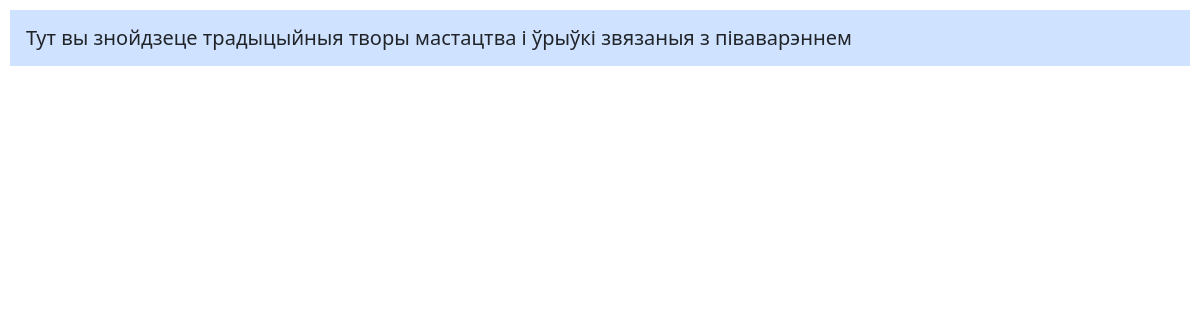
The app's page /folklore/, older data.
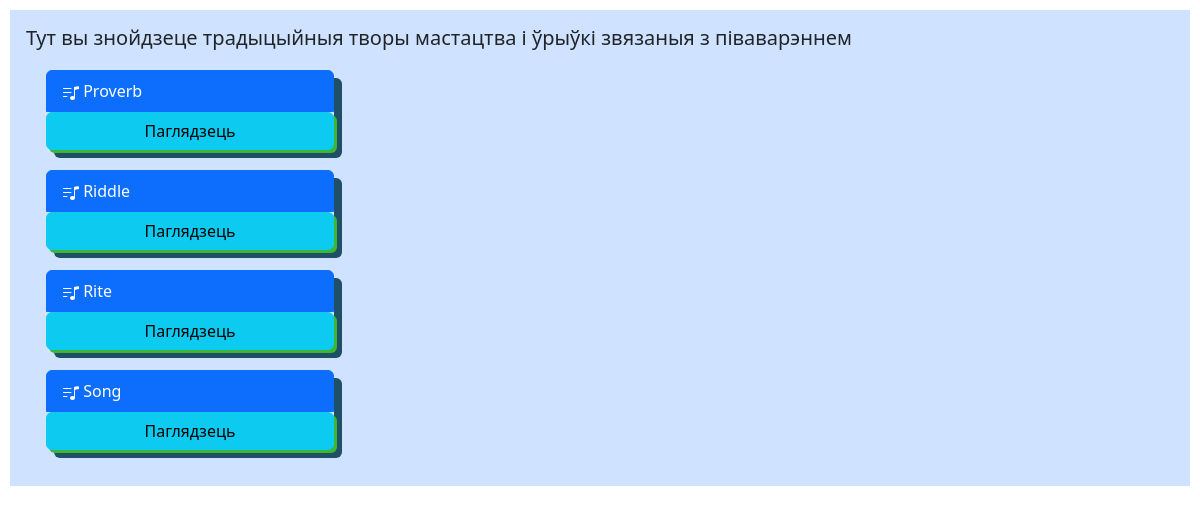
The same page, newer data.
### Folklore/models.py (models this page shows)
class Category(models.Model):
    name = models.CharField(max_length=100)

### Folklore/views.py (the view)
class CategoryFolkloreList(generic.ListView):
    template_name = "Folklore/home.html"
    context_object_name = "all_categories"
    def get_queryset(self):
        return Category.objects.all().order_by("name")

### templates/Folklore/home.html (shortened to what this page needs)
{% extends "Folklore/base.html" %}
{% block content %}
    <h5 class="card-title">Тут вы знойдзеце традыцыйныя творы мастацтва і ўрыўкі звязаныя з піваварэннем</h5>
    {% for category in all_categories %}
        <div class="list-group" style="width: 18rem; margin: 20px; box-shadow: 8px 8px #205067">
            <a href="#" class="list-group-item list-group-item-action active" aria-current="true">
             {{ category.name }}
                <a href="{% url "category_show" category.id %}" class="btn btn-info" style="box-shadow: 3px 3px #3db733">Паглядзець</a>
             </a>
        </div>
    {% endfor %}
{% endblock %}

Row changes from the older to the newer data that the page shows:
added Category: name "Proverb"
added Category: name "Riddle"
added Category: name "Rite"
added Category: name "Song"
